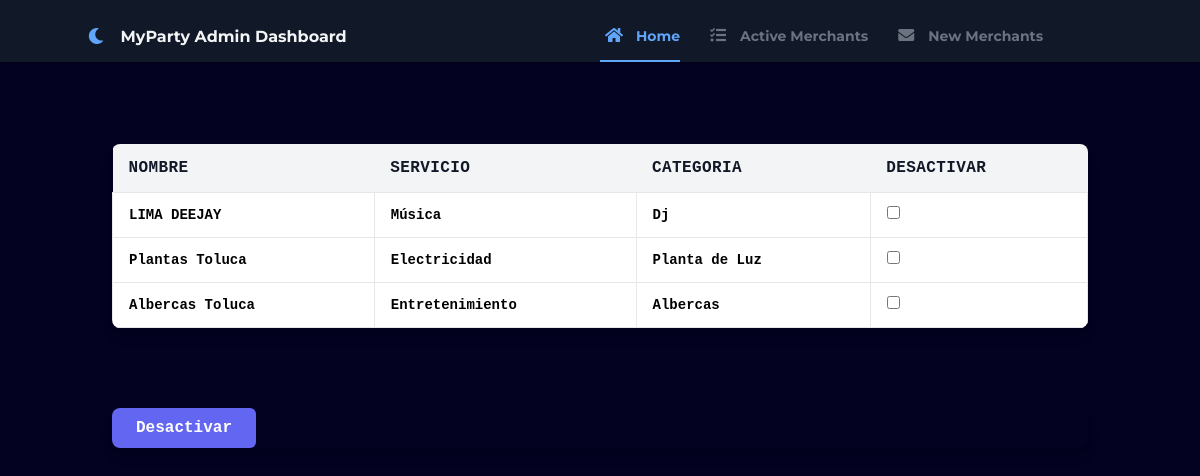
Page /pag/aMerchants.php on the earlier database version.
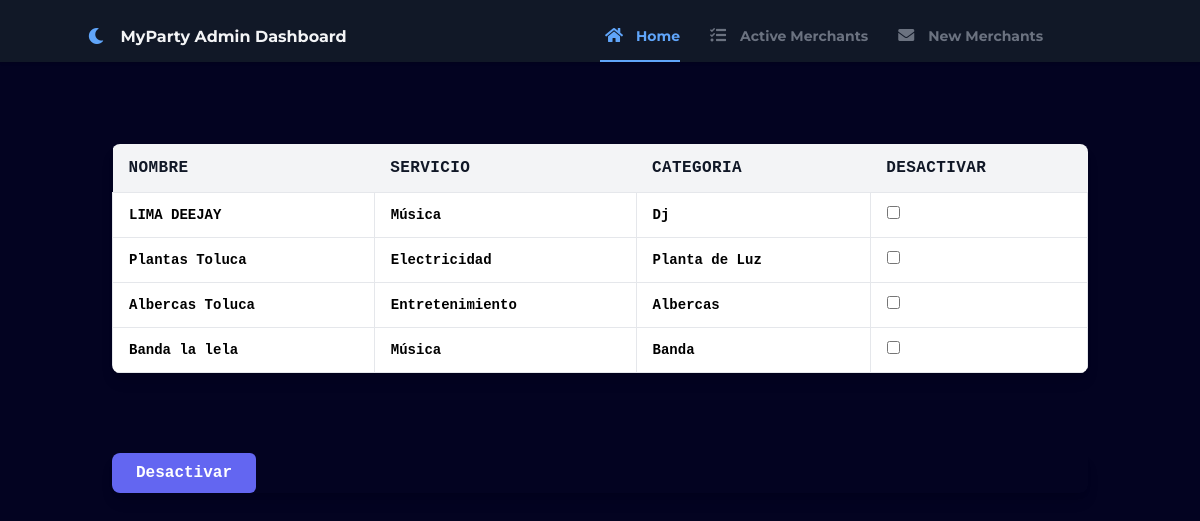
Same page on the later database version.
### tables this page shows
CREATE TABLE `tblnegocios` (
  `IdNegocio` int(11) NOT NULL,
  `IdCategoria` int(11) NOT NULL,
  `IdServicio` int(11) NOT NULL,
  `IdEstatus` int(11) NOT NULL,
  `Nombre` varchar(255) NOT NULL,
  `Descripcion` varchar(255) NOT NULL,
  `Direccion` varchar(255) NOT NULL,
  `Telefono` bigint(20) NOT NULL,
  `Whatsapp` bigint(20) NOT NULL,
  `Facebook` varchar(255) NOT NULL,
  `Instagram` varchar(255) NOT NULL,
  `Correo` varchar(255) NOT NULL,
  `fecha` date DEFAULT NULL
);

CREATE TABLE `tblservicios` (
  `IdServicio` int(11) NOT NULL,
  `Descripcion` varchar(255) NOT NULL
);

CREATE TABLE `tblcategorias` (
  `IdCategoria` int(11) NOT NULL,
  `Descripcion` varchar(255) NOT NULL
);

### pag/aMerchants.php (the view, shortened to what this page needs)
<?php
include ('conexion.php');
?>
<!DOCTYPE html>
<html lang="en">
<head>
    <link rel="stylesheet" href="https://use.fontawesome.com/releases/v5.3.1/css/all.css">
    <link href="https://unpkg.com/tailwindcss/dist/tailwind.min.css" rel="stylesheet">
    <link rel="stylesheet" href="../css/style.css">
</head>
<body>
    <?php
    if ($_SESSION["IdNegocio"] == 0) {
        ?>
        <nav id="header" class="bg-gray-900 fixed w-full z-10 top-0 shadow">
            <div class="w-full container mx-auto flex flex-wrap items-center mt-0 pt-3 pb-3 md:pb-0">
                <div class="w-1/2 pl-2 md:pl-0">
                    <a class="text-gray-100 text-base xl:text-xl no-underline hover:no-underline font-bold"  href="#">
                        <i class="fas fa-moon text-blue-400 pr-3"></i> MyParty Admin Dashboard
                    </a>
                </div>
                <div class="w-full flex-grow lg:flex lg:items-center lg:w-auto hidden lg:block mt-2 lg:mt-0 bg-gray-900 z-20" id="nav-content">
                    <ul class="list-reset lg:flex flex-1 items-center px-4 md:px-0">
                        <li class="mr-6 my-2 md:my-0">
                            <a href="dashboard.php" class="block py-1 md:py-3 pl-1 align-middle text-blue-400 no-underline hover:text-gray-100 border-b-2 border-blue-400 hover:border-blue-400">
                                <i class="fas fa-home fa-fw mr-3 text-blue-400"></i><span class="pb-1 md:pb-0 text-sm">Home</span>
                            </a>
                        </li>
                        <li class="mr-6 my-2 md:my-0">
                            <a href="aMerchants.php" class="block py-1 md:py-3 pl-1 align-middle text-gray-500 no-underline hover:text-gray-100 border-b-2 border-gray-900  hover:border-pink-400">
                                <i class="fas fa-tasks fa-fw mr-3"></i><span class="pb-1 md:pb-0 text-sm">Active Merchants</span>
                            </a>
                        </li>
                        <li class="mr-6 my-2 md:my-0">
                            <a href="nMerchants.php" class="block py-1 md:py-3 pl-1 align-middle text-gray-500 no-underline hover:text-gray-100 border-b-2 border-gray-900  hover:border-purple-400">
                                <i class="fa fa-envelope fa-fw mr-3"></i><span class="pb-1 md:pb-0 text-sm">New Merchants</span>
                            </a>
                        </li>
                    </ul>
                </div>
            </div>
        </nav>
        <br><br><br><br><br>
        <form method='post' enctype='multipart/form-data' action='./procesaMerchants.php' name='principal'>
            <section class="container mx-auto p-6 font-mono">
                <div class="w-full mb-8 overflow-hidden rounded-lg shadow-lg">
                    <div class="w-full overflow-x-auto">
                        <table class="w-full">
                            <thead>
                            <tr class="text-md font-semibold tracking-wide text-left text-gray-900 bg-gray-100 uppercase border-b border-gray-600">
                                <th class="px-4 py-3">Nombre</th>
                                <th class="px-4 py-3">Servicio</th>
                                <th class="px-4 py-3">Categoria</th>
                                <th class="px-4 py-3">Desactivar</th>
                            </tr>
                            </thead>
                            <tbody class="bg-white">
                                <?php
                                    $query = "select IdNegocio, nombre, s.Descripcion, c.Descripcion from tblnegocios n, tblservicios s,
                                    tblcategorias c where n.IdServicio = s.IdServicio and n.IdCategoria = c.IdCategoria and IdEstatus=1";
                                    $result = mysqli_query($conn, $query);
                                    while ($row = mysqli_fetch_row($result)){
                                        echo "<tr><td class = 'px-4 py-3 text-sm border'> <p class = 'font-semibold text-black'>".$row[1]."</p></td> \n";
                                        echo "<td class = 'px-4 py-3 text-sm border'> <p class = 'font-semibold text-black'>".$row[2]."</p></td> \n";
                                        echo "<td class = 'px-4 py-3 text-sm border'> <p class = 'font-semibold text-black'>".$row[3]."</p></td> \n";
                                        echo "<td class = 'px-4 py-3 text-sm border'><input type='checkbox' name='chk[]' value='".$row[0]."'></td></tr>";
                                    }
                                ?>
                            </tbody>
                        </table>
                    </div>
                </div>
            </section>
            <section class="container mx-auto p-6 font-mono">
                <div class="w-full mb-8 overflow-hidden rounded-lg shadow-lg">
                    <button class ='flex-1 px-6 py-2 font-semibold select-none rounded-md text-white bg-indigo-500 hover:bg-indigo-600' type="submit" href="./procesaMerchants.php">Desactivar</button>
                </div>
            </section>
        </form>
        <?php
    }else{
        echo "<h1>NO TIENES PERMITIDO EL ACCESO</h1>";
    }
    ?>
</body>
</html>

### css/style.css (style rules this page uses)
html, body { height: 100%; font-weight: 800; }
body { background: #030321; font-family: 'Montserrat'; }
a, h6 { font-family: 'Montserrat'; font-weight: bold; }
h1,h2,h3,h4,h5,h6,a,p, label, ul, li { color: white; }

Differences in the rows shown:
added tblnegocios: Nombre "Banda la lela", IdServicio.Descripcion "Música", IdCategoria.Descripcion "Banda"
